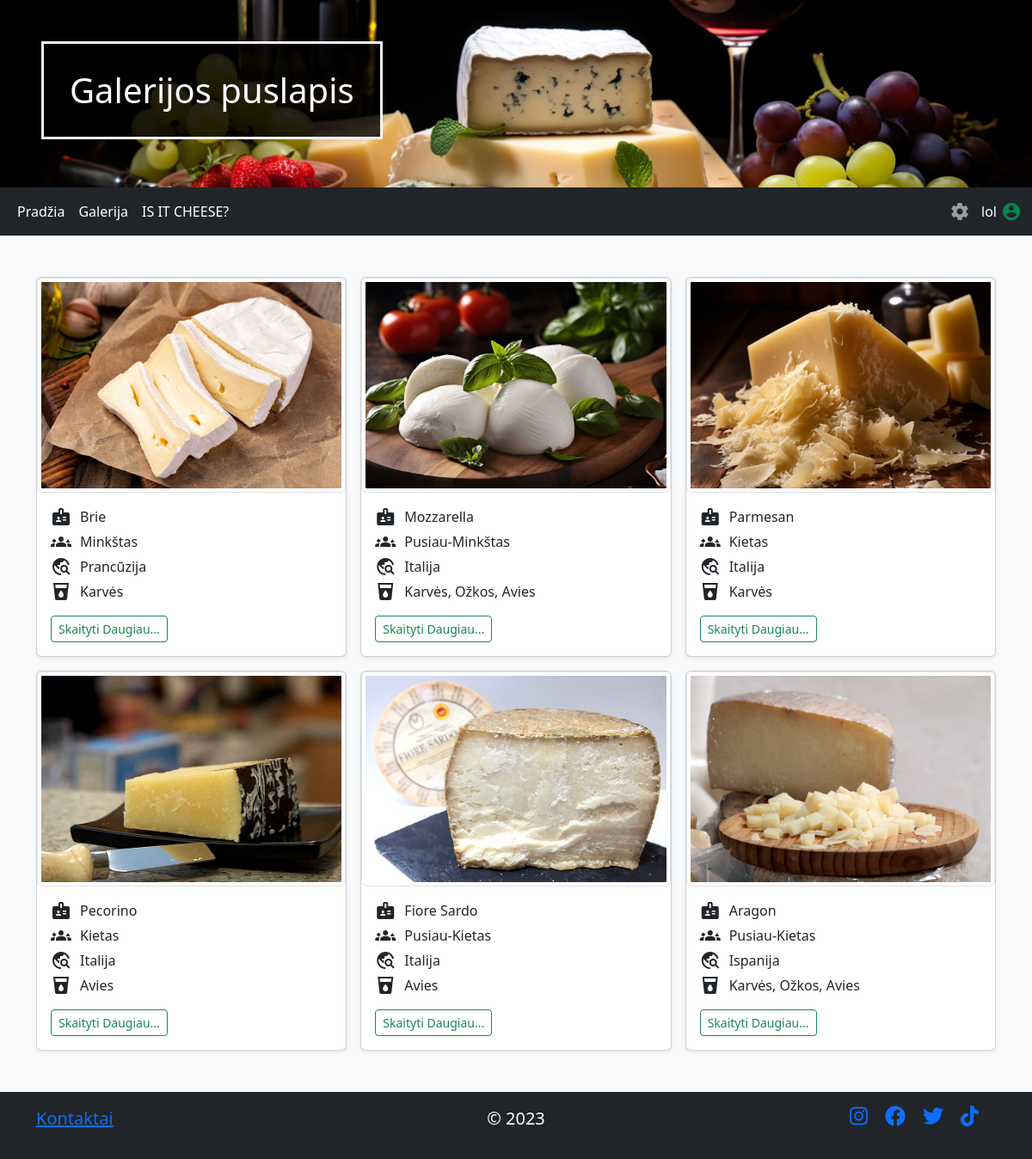
Page /galerija (signed in) on the committed database.
### app/database.py (models this page shows, shortened)
class MenuItemUser(Base):
    __tablename__ = 'MenuItemsUser'
    id = Column(Integer, primary_key=True)
    name = Column('MenuItemName', String)
    url = Column('url', String)

class User(Base, UserMixin):
    __tablename__ = "users"
    id = Column(Integer, primary_key=True)
    username = Column('username', String(50), nullable=False, unique=True)
    password = Column('password', String(50), nullable=False)

class Cheese(Base):
    __tablename__ = 'cheeses'
    id = Column(Integer, primary_key=True)
    name = Column('name', String(50), nullable=False)
    description = Column('description', String)
    cheese_type = Column('cheese_type', String(50))
    origin = Column('origin', String(50))
    milk = Column('milk', String(50))
    img_name = Column('img_name', String(100), nullable=False)

### app/views.py (the view)
@app.route('/galerija', methods=['GET'])
def galerija_public():
    cheeses = session.query(Cheese).all()
    return render_template('public/galerija.html', menu=menuUser(), cheeses=cheeses)

### app/__init__.py (called while the page is built)
@login_manager.user_loader
def load_user(user_id):
    return session.query(User).get(int(user_id))

### app/views.py (called while the page is built)
@app.before_request
def require_login():
    if request.endpoint in ['sign_in', 'sign_up', 'static']:
        return
    if not current_user.is_authenticated:
        return redirect(url_for('sign_in', next=request.url))

def menuUser():
    return session.query(MenuItemUser).all()

### app/templates/public/galerija.html (shortened to what this page needs)
{% extends 'public/templates/public_template.html' %}
{% block header %} Galerijos puslapis {% endblock %}
{% block main %}
<div class="album py-5 bg-light">
    <div class="container">
        <div class="row row-cols-1 row-cols-sm-2 row-cols-md-3 g-3">
            {% for cheese in cheeses %}
            <div class="col">
                <div class="card shadow-sm">
                    <div class="image-container">
                    <img src="{{ url_for('uploads', filename=cheese.img_name) }}" alt="{{ cheese.img_name }}" class="img img-thumbnail">
                    </div>
                    <div class="card-body ">
                        <ul style="list-style: none; padding: 0;">
                        <li class="list-item"><span class="material-icons icon" title="Pavadinimas">badge</span>{{cheese.name}}</li>
                        <li class="list-item"><span class="material-icons icon" title="Rūšis">groups_3</span>{{cheese.cheese_type}}</li>
                        <li class="list-item"><span class="material-icons icon" title="Kilmės šalis">travel_explore</span>{{cheese.origin}}</li>
                        <li class="list-item"><span class="material-icons icon" title="Pienas">local_drink</span>{{cheese.milk}}</li>
                        </ul>
                        <div class="d-flex justify-content-between align-items-center">
                          <div class="btn-group">
                            <a href="{{ url_for('cheese_details', cheese_id=cheese.id) }}" class="btn btn-sm btn-outline-success">Skaityti Daugiau...</a>
                          </div>
                        </div>
                    </div>
                </div>
            </div>
            {% endfor %}
        </div>
    </div>
</div>
{% endblock %}

### app/templates/public/templates/public_template.html (shortened to what this page needs)
<!DOCTYPE html>
<html lang="en">
<head>
  <link href="https://cdn.jsdelivr.net/npm/bootstrap@5.3.2/dist/css/bootstrap.min.css" rel="stylesheet">
  <link rel="stylesheet" href="{{ url_for('static', filename='css/style.css') }}">
  <link rel="stylesheet" href="https://cdnjs.cloudflare.com/ajax/libs/font-awesome/5.15.1/css/all.min.css">
</head>
<body>
<div class="content">
<header class="p-5 bg-primary text-white text-center headPublic">
  <h1 class="headerText">{% block header %} {% endblock %}</h1>
</header>
<nav class="navbar navbar-expand-sm bg-dark navbar-dark">
  <div class="container-fluid">
    <ul class="navbar-nav">
        <li class="nav-item">
            <a class="nav-link active" href="/">Pradžia</a>
        </li>
        {% for x in menu %}
        <li class="nav-item">
            <a class="nav-link active" href='{{ x.url }}'>{{ x.name }}</a>
        </li>
        {% endfor %}
    </ul>
    <ul class="navbar-nav flex-row-reverse">
        {% if current_user.is_authenticated %}
         <li id="accUser" class="flex nav-item nav-item-spacing">
             <span id="accUserName" class="navbar-text">{{ current_user.username }}</span>
             <span id="accUserLogo" class="material-icons" title="Prisijungęs vartotojas: {{ current_user.username }}">account_circle</span>
         </li>
        {% endif %}
        <li class="nav-item dropdown ">
          <a class="material-icons nav-link" href="#" id="navbarDarkDropdownMenuLink" role="button" data-bs-toggle="dropdown" aria-expanded="false">
          </a>
        </li>
    </ul>
  </div>
</nav>
{% block main %}
{% endblock %}
</div>
<footer class="footer mt-auto py-3 bg-dark text-white">
  <div class="container">
    <div class="row">
      <div class="col justify-content-start" style="display:flex">
        <a href="/"><p class="footT text-center">Kontaktai</p></a>
      </div>
      <div class="col">
        <p class="footT text-center">© 2023</p>
      </div>
      <div class="col justify-content-end" style="display:flex">
        <a href="https://www.instagram.com/"><i class="fab fa-instagram"></i></a>
        <a href="https://www.facebook.com"><i class="fab fa-facebook"></i></a>
        <a href="https://www.twitter.com"><i class="fab fa-twitter"></i></a>
        <a href="https://www.tiktok.com"><i class="fab fa-tiktok"></i></a>
      </div>
    </div>
  </div>
</footer>
</body>
</html>

### app/static/css/style.css (style rules this page uses)
html, body { height: 100%; }
body { display: flex; flex-direction: column; }
.content { flex: 1 0 auto; }
.footer { flex-shrink: 0; }
header { background-size: cover; }
.headerText { border: 3px solid #f1f1f1; background-color: rgba(0,0,0, 0.8); width:fit-content; padding:30px; }
.headPublic { background-image: url('../images/header.webp'); }
#accUserLogo { color:#008851; }
#accUserName { padding: 5px; color: #ffff; }
#accUser { display:flex; align-items: center; }
.list-item { display: flex; align-items: center; margin-bottom: 5px; }
.icon { margin-right: 10px; }
.card { height: 100%; }
.image-container img { width: 100%; height: 100%; object-fit: cover; }
.image-container { width: 100%; height: 250px; overflow: hidden; }
.fab { margin-right: 20px; font-size: 24px; }
.footT { font-size: 20px; }

### rows in the picture
MenuItemUser: name "Galerija"
MenuItemUser: name "IS IT CHEESE?"
User: username "lol"
Cheese: img_name (picture), name "Brie", cheese_type "Minkštas", origin "Prancūzija", milk "Karvės"
Cheese: img_name (picture), name "Mozzarella", cheese_type "Pusiau-Minkštas", origin "Italija", milk "Karvės, Ožkos, Avies"
Cheese: img_name (picture), name "Parmesan", cheese_type "Kietas", origin "Italija", milk "Karvės"
Cheese: img_name (picture), name "Pecorino", cheese_type "Kietas", origin "Italija", milk "Avies"
Cheese: img_name (picture), name "Fiore Sardo", cheese_type "Pusiau-Kietas", origin "Italija", milk "Avies"
Cheese: img_name (picture), name "Aragon", cheese_type "Pusiau-Kietas", origin "Ispanija", milk "Karvės, Ožkos, Avies"
